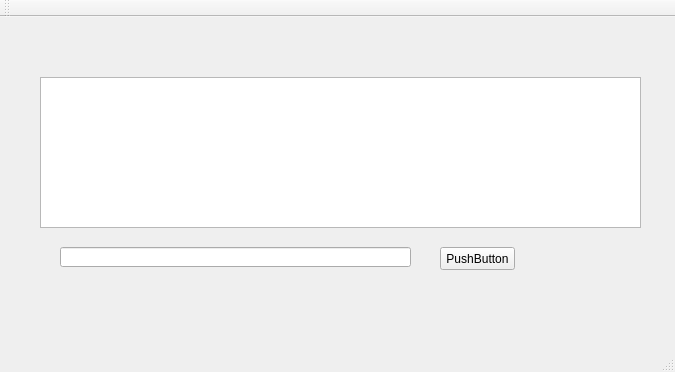
<?xml version="1.0" encoding="UTF-8"?>
<ui version="4.0">
 <class>MainWindow</class>
 <widget class="QMainWindow" name="MainWindow">
  <property name="geometry">
   <rect>
    <x>0</x>
    <y>0</y>
    <width>675</width>
    <height>372</height>
   </rect>
  </property>
  <property name="windowTitle">
   <string>MainWindow</string>
  </property>
  <widget class="QWidget" name="centralWidget">
   <widget class="QTextEdit" name="textEdit">
    <property name="geometry">
     <rect>
      <x>40</x>
      <y>60</y>
      <width>601</width>
      <height>151</height>
     </rect>
    </property>
   </widget>
   <widget class="QLineEdit" name="lineEdit">
    <property name="geometry">
     <rect>
      <x>60</x>
      <y>230</y>
      <width>351</width>
      <height>20</height>
     </rect>
    </property>
   </widget>
   <widget class="QPushButton" name="pushButton">
    <property name="geometry">
     <rect>
      <x>440</x>
      <y>230</y>
      <width>75</width>
      <height>23</height>
     </rect>
    </property>
    <property name="text">
     <string>PushButton</string>
    </property>
   </widget>
  </widget>
  <widget class="QMenuBar" name="menuBar">
   <property name="geometry">
    <rect>
     <x>0</x>
     <y>0</y>
     <width>675</width>
     <height>21</height>
    </rect>
   </property>
  </widget>
  <widget class="QToolBar" name="mainToolBar">
   <attribute name="toolBarArea">
    <enum>TopToolBarArea</enum>
   </attribute>
   <attribute name="toolBarBreak">
    <bool>false</bool>
   </attribute>
  </widget>
  <widget class="QStatusBar" name="statusBar"/>
 </widget>
 <layoutdefault spacing="6" margin="11"/>
 <resources/>
 <connections/>
</ui>
